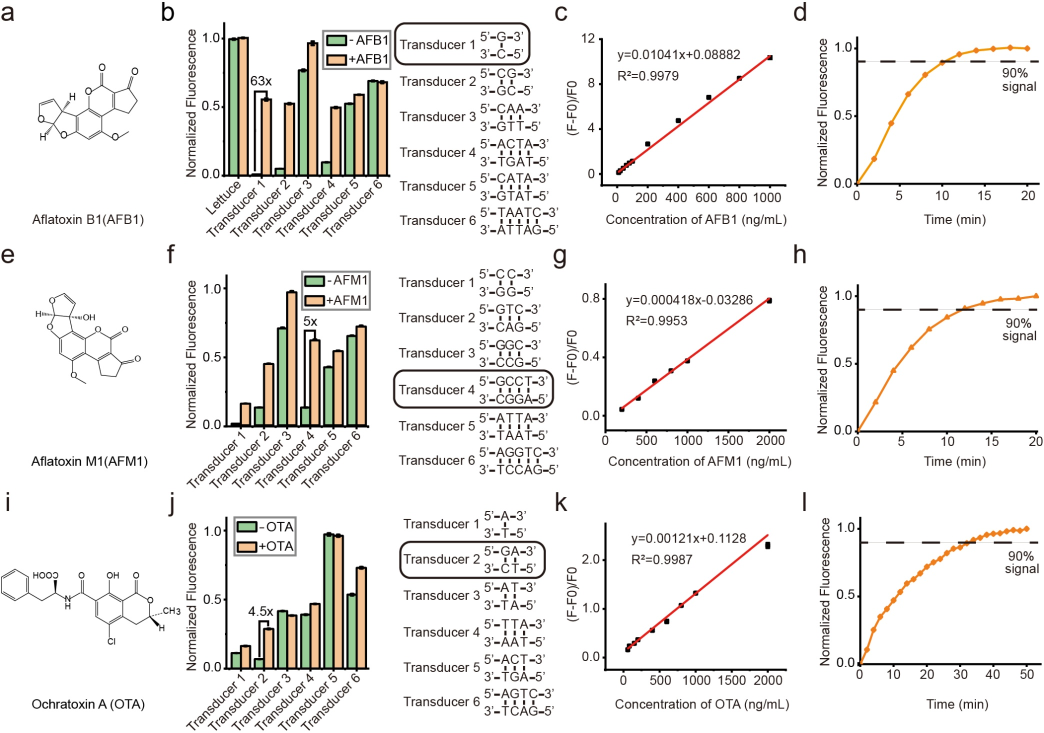
#> input picture input/ac6c03182__Im3.jpg, 2087 x 1466 px (shown at 1/2 size)
$ python -i image_preprocessor.py   (imports and definitions only)
#> lines starting #> are read from the running program, lines starting #| are printed output that depends on the picture
#> further down, picture is the input picture: shape (1466, 2087, 3); mean B, G, R 235.9, 237.5, 238.7
"""Image preprocessing for scientific figure regions."""

from __future__ import annotations

from dataclasses import dataclass
from pathlib import Path
from typing import Any

import cv2
import numpy as np


@dataclass(frozen=True)
class PreprocessedImage:
    original: np.ndarray
    processed: np.ndarray
    transformations: tuple[str, ...]
    upscaled: bool

    def as_dict(self) -> dict[str, Any]:
        return {
            "transforms": list(self.transformations),
            "upscaled": self.upscaled,
        }


class ImagePreprocessor:
    """Apply conservative preprocessing without discarding visual evidence."""

    def __init__(
        self,
        *,
        contrast_clip_limit: float = 2.0,
        blur_kernel: int = 3,
        upscale_factor: int = 2,
        denoise_strength: int = 10,
    ) -> None:
        if contrast_clip_limit <= 0:
            raise ValueError("contrast_clip_limit must be positive")
        if blur_kernel < 1 or blur_kernel % 2 == 0:
            raise ValueError("blur_kernel must be a positive odd integer")
        if upscale_factor < 1:
            raise ValueError("upscale_factor must be >= 1")
        self.contrast_clip_limit = contrast_clip_limit
        self.blur_kernel = blur_kernel
        self.upscale_factor = upscale_factor
        self.denoise_strength = denoise_strength

    @staticmethod
    def _ensure_bgr(image: np.ndarray) -> np.ndarray:
        if image.ndim == 2:
            return cv2.cvtColor(image, cv2.COLOR_GRAY2BGR)
        return image.copy()

    def preprocess(
        self,
        image: np.ndarray,
        *,
        contrast: bool = True,
        denoise: bool = True,
        upscale: bool = False,
    ) -> PreprocessedImage:
#> called with contrast = True, denoise = True, upscale = False
        original = image.copy()
        processed = self._ensure_bgr(original)
        transforms: list[str] = []

        if contrast:
            if processed.ndim == 3 and processed.shape[-1] == 3:
                lab = cv2.cvtColor(processed, cv2.COLOR_BGR2LAB)
#> lab: shape (1466, 2087, 3); mean of channels 0, 1, 2 238.3, 128.2, 129.1
                l, a, b = cv2.split(lab)
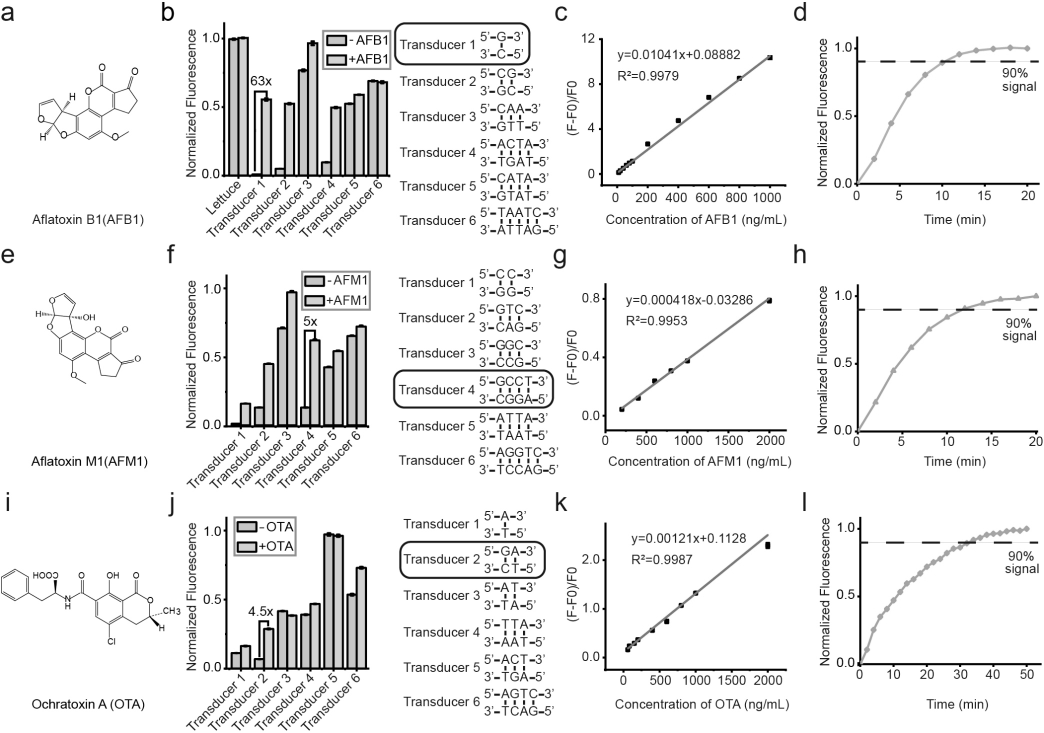
#> l: shape (1466, 2087) (shown at 1/2 size); min 0, max 255, mean 238.3
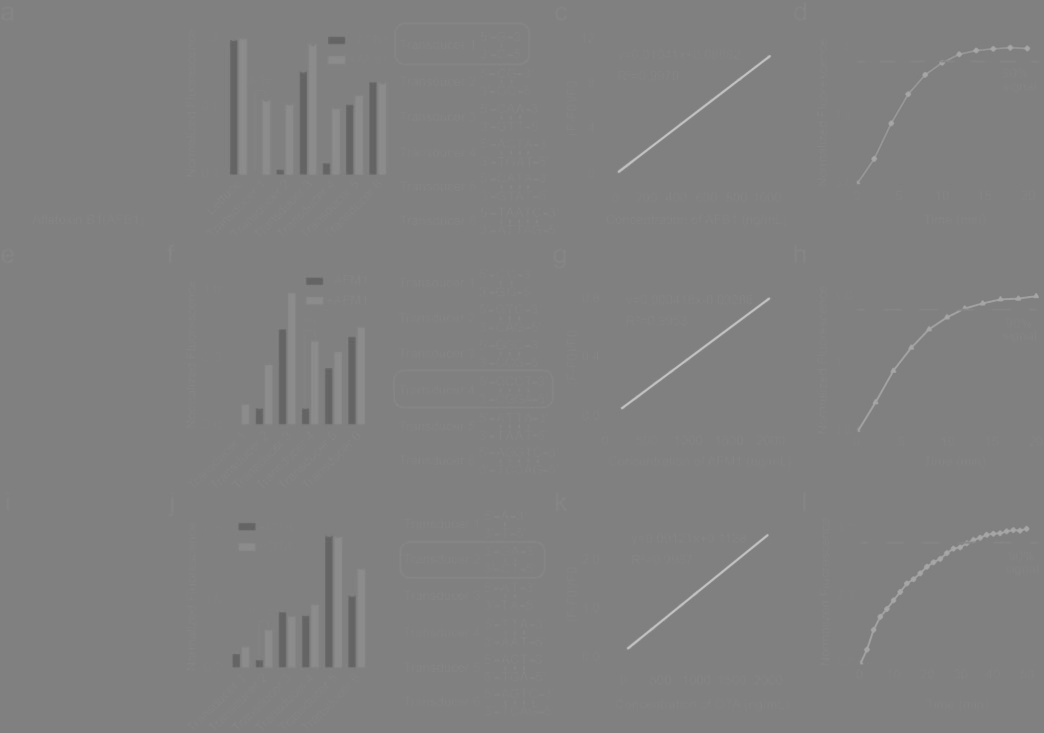
#> a: shape (1466, 2087) (shown at 1/2 size); min 97, max 199, mean 128.2
                clahe = cv2.createCLAHE(clipLimit=self.contrast_clip_limit, tileGridSize=(8, 8))
                l = clahe.apply(l)
                processed = cv2.cvtColor(cv2.merge((l, a, b)), cv2.COLOR_LAB2BGR)
            else:
                clahe = cv2.createCLAHE(clipLimit=self.contrast_clip_limit, tileGridSize=(8, 8))
                processed = clahe.apply(processed)
            transforms.append("contrast")

        if denoise:
            if processed.ndim == 3:
                processed = cv2.fastNlMeansDenoisingColored(processed, None, self.denoise_strength, self.denoise_strength, 7, 21)
            else:
                processed = cv2.fastNlMeansDenoising(processed, None, self.denoise_strength, 7, 21)
            transforms.append("denoise")

        upscaled = False
        if upscale and max(processed.shape[:2]) < 4096:
            processed = cv2.resize(
                processed,
                (
                    max(1, processed.shape[1] * self.upscale_factor),
                    max(1, processed.shape[0] * self.upscale_factor),
                ),
                interpolation=cv2.INTER_CUBIC,
            )
            upscaled = True
            transforms.append("upscale")

        return PreprocessedImage(
            original=original,
            processed=processed,
            transformations=tuple(transforms),
            upscaled=upscaled,
        )

    def preprocess_file(
        self,
        image_path: str | Path,
        *,
        output_path: str | Path | None = None,
        **kwargs: Any,
    ) -> PreprocessedImage:
        image = cv2.imread(str(image_path), cv2.IMREAD_UNCHANGED)
        if image is None:
            raise FileNotFoundError(f"Could not read image: {image_path}")
        result = self.preprocess(image, **kwargs)
        if output_path is not None:
            path = Path(output_path)
            path.parent.mkdir(parents=True, exist_ok=True)
            if not cv2.imwrite(str(path), result.processed):
                raise OSError(f"Could not save processed image: {path}")
        return result

    @staticmethod
    def save_visualization(original: np.ndarray, processed: np.ndarray, output_path: str | Path) -> Path:
        path = Path(output_path)
        path.parent.mkdir(parents=True, exist_ok=True)
        canvas = np.hstack([original, processed]) if original.shape[:2] == processed.shape[:2] else np.concatenate([original, processed], axis=1)
        if not cv2.imwrite(str(path), canvas):
            raise OSError(f"Could not save preprocessing visualization: {path}")
        return path

>>> import cv2
>>> picture = cv2.imread('../input/ac6c03182__Im3.jpg')
>>> result = ImagePreprocessor().preprocess(picture)
